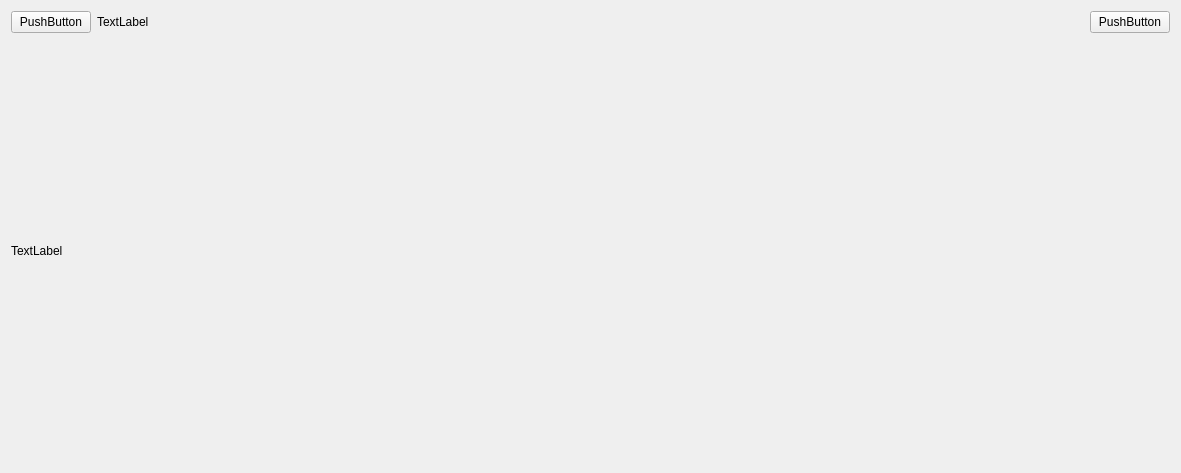
<?xml version="1.0" encoding="UTF-8"?>
<ui version="4.0">
 <class>SQSDashboard</class>
 <widget class="QWidget" name="SQSDashboard">
  <property name="geometry">
   <rect>
    <x>0</x>
    <y>0</y>
    <width>1181</width>
    <height>473</height>
   </rect>
  </property>
  <property name="windowTitle">
   <string>SQSDashboard</string>
  </property>
  <layout class="QVBoxLayout" name="verticalLayout">
   <item>
    <layout class="QHBoxLayout" name="horizontalLayout">
     <item>
      <widget class="QPushButton" name="backButton">
       <property name="text">
        <string>PushButton</string>
       </property>
      </widget>
     </item>
     <item>
      <widget class="QLabel" name="titleLabel">
       <property name="text">
        <string>TextLabel</string>
       </property>
      </widget>
     </item>
     <item>
      <spacer name="horizontalSpacer">
       <property name="orientation">
        <enum>Qt::Orientation::Horizontal</enum>
       </property>
       <property name="sizeHint" stdset="0">
        <size>
         <width>40</width>
         <height>20</height>
        </size>
       </property>
      </spacer>
     </item>
     <item>
      <widget class="QPushButton" name="refreshButton">
       <property name="text">
        <string>PushButton</string>
       </property>
      </widget>
     </item>
    </layout>
   </item>
   <item>
    <layout class="QGridLayout" name="gridLayout"/>
   </item>
   <item>
    <layout class="QHBoxLayout" name="horizontalLayout_2">
     <item>
      <widget class="QLabel" name="statusLabel">
       <property name="text">
        <string>TextLabel</string>
       </property>
      </widget>
     </item>
    </layout>
   </item>
  </layout>
 </widget>
 <resources/>
 <connections/>
</ui>
